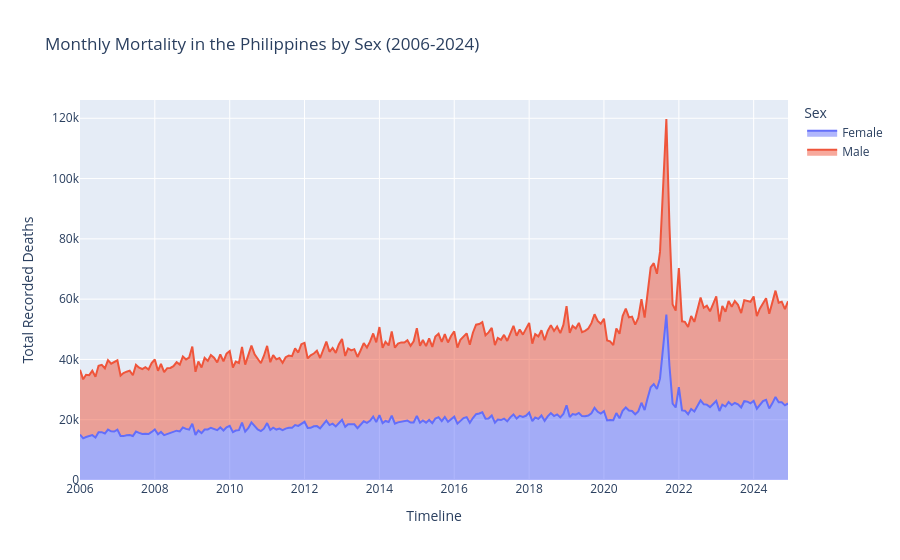

Notebook code cell kept with this figure:
### Markdown cell above
### Historical Area Graph

### Code cell
query = """
        select death_year, death_month, sex, count(*) as total_deaths
        from vw_vsr_deaths_joined vvdj
        where death_year between 2006 and 2024
          and death_month between 1 and 12
        group by 1, 2, 3
        order by 1, 2 asc \
        """

with engine.connect() as conn:
    df = pd.read_sql_query(query, conn)

df['date'] = pd.to_datetime(df['death_year'].astype(str) + '-' + df['death_month'].astype(str) + '-01')

fig = px.area(df, x="date", y="total_deaths", color="sex",
              title="Monthly Mortality in the Philippines by Sex (2006-2024)",
              labels={"date": "Timeline", "total_deaths": "Total Recorded Deaths", "sex": "Sex"})

fig.show()

### Figure 1 — Plotly figure (JSON) as saved in the notebook; plotly's stock layout.template omitted (floating-point values rounded to 4 significant figures; data arrays with more than 128 entries replaced by an {"elided": "..."} marker saying what was removed)
{"data": [{"fillpattern": {"shape": ""}, "hovertemplate": "Sex=Female<br>Timeline=%{x}<br>Total Recorded Deaths=%{y}<extra></extra>", "legendgroup": "Female", "line": {"color": "#636efa"}, "marker": {"symbol": "circle"}, "mode": "lines", "name": "Female", "orientation": "v", "showlegend": true, "stackgroup": "1", "x": {"elided": "228 str values"}, "xaxis": "x", "y": {"elided": "228 int values"}, "yaxis": "y", "type": "scatter"}, {"fillpattern": {"shape": ""}, "hovertemplate": "Sex=Male<br>Timeline=%{x}<br>Total Recorded Deaths=%{y}<extra></extra>", "legendgroup": "Male", "line": {"color": "#EF553B"}, "marker": {"symbol": "circle"}, "mode": "lines", "name": "Male", "orientation": "v", "showlegend": true, "stackgroup": "1", "x": {"elided": "228 str values"}, "xaxis": "x", "y": {"elided": "228 int values"}, "yaxis": "y", "type": "scatter"}], "layout": {"xaxis": {"anchor": "y", "domain": [0.0, 1.0], "title": {"text": "Timeline"}}, "yaxis": {"anchor": "x", "domain": [0.0, 1.0], "title": {"text": "Total Recorded Deaths"}}, "legend": {"title": {"text": "Sex"}, "tracegroupgap": 0}, "title": {"text": "Monthly Mortality in the Philippines by Sex (2006-2024)"}}}
